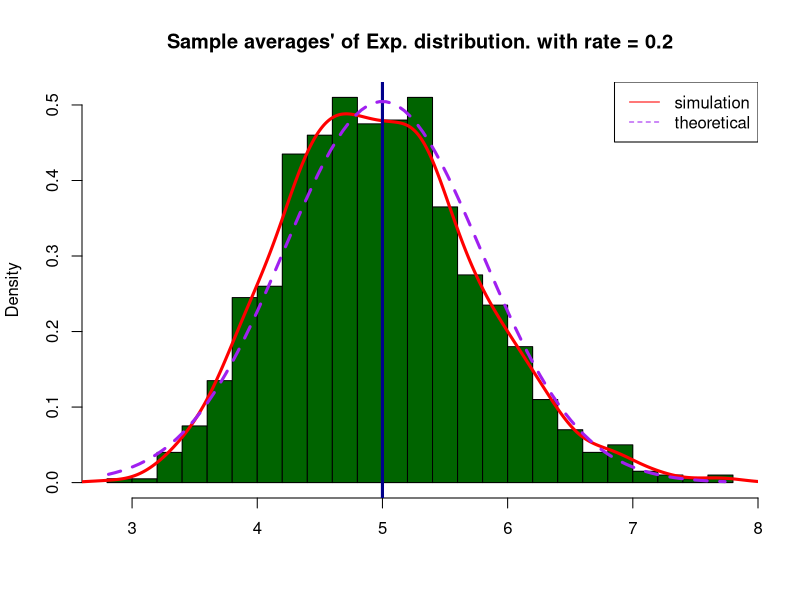
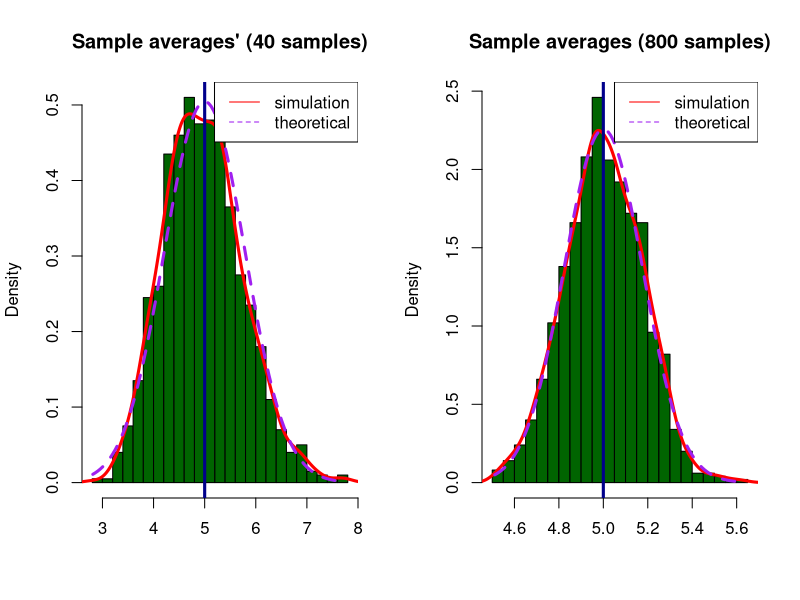
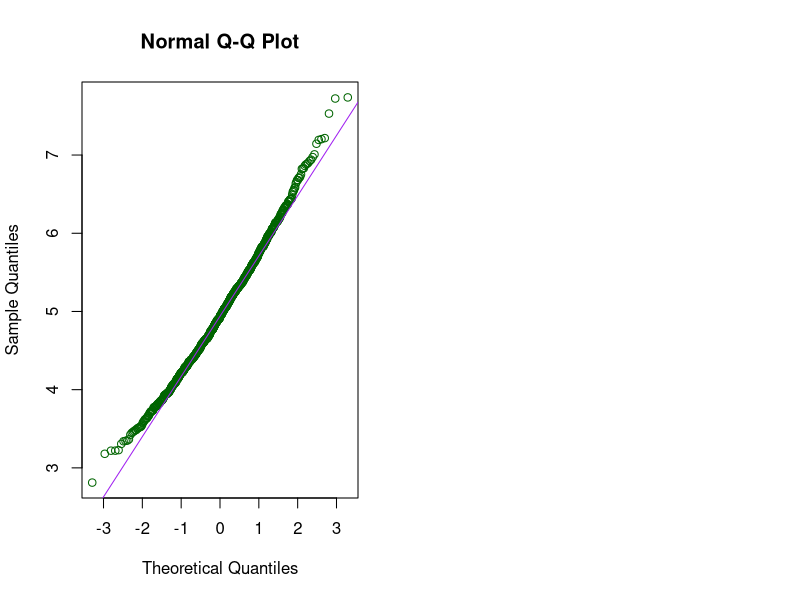

Recreate these plots in R, in order.
## ---- chunk 1
require('knitr', quietly=TRUE)
## ---- chunk 2
set.seed(1234)      # Just a seed 
lambda <- 0.2       # Given by the exercise
sample.size <- 40   # Given by the exercise
sims <- 1000        # Suggested by the exercise
d.mean <- 1/lambda  # Distribution mean. Inherent property
d.sd   <- 1/lambda  # Disribution standard deviation. Inheret property

exp.sim <- matrix(rexp(sims*sample.size, rate=lambda), sims, sample.size)
means <- rowMeans(exp.sim)
## ---- chunk 3
plot.hist.scale <- function(subject, ms, ss) {
  hist(ms, breaks=25, probability=TRUE, main=subject, xlab="", col="darkgreen")
  lines(density(ms), col="red", lwd=3) 
  curve(dnorm(x, d.mean, d.sd/sqrt(ss)), min(ms), max(ms), col="purple", add=T, lty=2, lwd=3)

  # add legend
  legend('topright', c("simulation", "theoretical"), lty=c(1,2), col=c("red", "purple"))
}  
  
plot.hist <- function(subject, ms, ss) {
  hist(ms, breaks=25, prob=TRUE,
       main=subject, xlab="", col="darkgreen")
  lines(density(ms), col="red", lwd=3) # density of the averages of samples

  abline(v=d.mean, col="darkblue", lwd=3) # Theoretical distribution center

  # theoretical density of the averages of samples
  curve(dnorm(x, d.mean, d.sd/sqrt(ss)), min(ms), max(ms), col="purple", add=T, lty=2, lwd=3)
  # add legend
  legend('topright', c("simulation", "theoretical"), lty=c(1,2), col=c("red", "purple"))
}
## ---- chunk 4
plot.hist("Sample averages' of Exp. distribution. with rate = 0.2", means, sample.size)
## ---- chunk 5
sample.mean <- mean(means)
theoretical.mean <- 1/lambda
## ---- chunk 6
sample.sd <- sd(means)
theoretical.sd <- (d.sd)/sqrt(sample.size)

sample.var <- var(means)
theoretical.var <- 1 / (lambda ** 2 * 40)
## ---- chunk 7
mult = 20
par(mfrow=c(1,2))
means2 <- rowMeans(matrix(rexp(sims*sample.size*mult, rate=lambda), 
                 sims, sample.size * mult))
plot.hist("Sample averages' (40 samples)", means, sample.size)
plot.hist("Sample averages (800 samples)", means2, sample.size * mult)
## ---- chunk 8
qqnorm(means, col="darkgreen")
qqline(means, col="purple")
